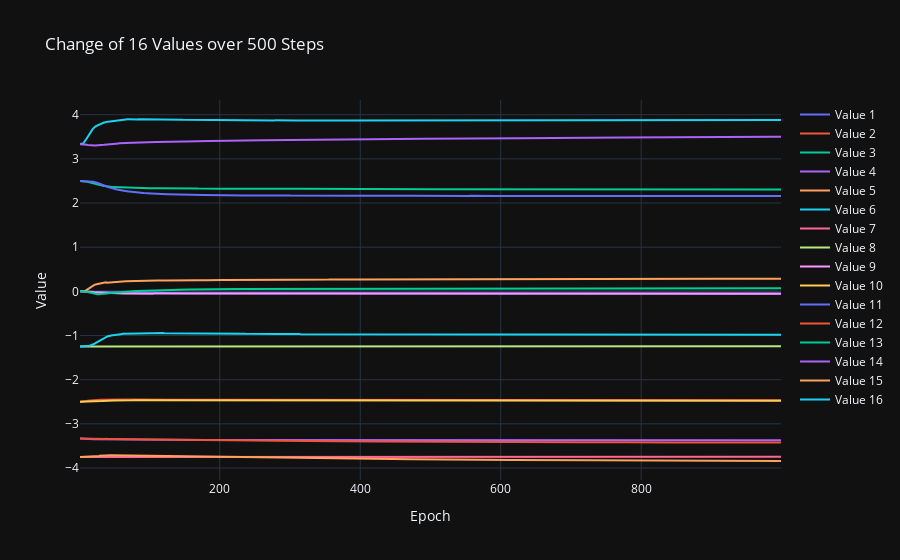

Here is the notebook cell this chart was saved with:
### Markdown cell above
## Mean value

### Code cell
## plotting
import numpy as np
import plotly.graph_objects as go

data = experiment_data_loader.experiment_data['000008']['repetition_data'][1]


means = []
for mean_idx in range(16):
    means.append(data[f"mean{mean_idx}"])

    
data = np.stack(means, axis=1)
print(data.shape)
#data = np.expand_dims(data, axis=1)

# Preparing data for plotting
epochs = np.arange(1, data.shape[0])
traces = []
for i in range(data.shape[1]):
    traces.append(go.Scatter(x=epochs, y=data[:, i], mode='lines', name=f'Value {i+1}'))

# Plotting with Plotly
layout = go.Layout(title='Change of 16 Values over 500 Steps',
                   xaxis=dict(title='Epoch'),
                   yaxis=dict(title='Value'),
                   template='plotly_dark')

fig = go.Figure(data=traces, layout=layout)
fig.show()

### Figure 1 — Plotly figure (JSON) as saved in the notebook; plotly's stock layout.template omitted (floating-point values rounded to 4 significant figures; data arrays with more than 128 entries replaced by an {"elided": "..."} marker saying what was removed)
{"data": [{"mode": "lines", "name": "Value 1", "type": "scatter", "x": {"elided": "999 int values"}, "y": {"elided": "1000 float values"}}, {"mode": "lines", "name": "Value 2", "type": "scatter", "x": {"elided": "999 int values"}, "y": {"elided": "1000 float values"}}, {"mode": "lines", "name": "Value 3", "type": "scatter", "x": {"elided": "999 int values"}, "y": {"elided": "1000 float values"}}, {"mode": "lines", "name": "Value 4", "type": "scatter", "x": {"elided": "999 int values"}, "y": {"elided": "1000 float values"}}, {"mode": "lines", "name": "Value 5", "type": "scatter", "x": {"elided": "999 int values"}, "y": {"elided": "1000 float values"}}, {"mode": "lines", "name": "Value 6", "type": "scatter", "x": {"elided": "999 int values"}, "y": {"elided": "1000 float values"}}, {"mode": "lines", "name": "Value 7", "type": "scatter", "x": {"elided": "999 int values"}, "y": {"elided": "1000 float values"}}, {"mode": "lines", "name": "Value 8", "type": "scatter", "x": {"elided": "999 int values"}, "y": {"elided": "1000 float values"}}, {"mode": "lines", "name": "Value 9", "type": "scatter", "x": {"elided": "999 int values"}, "y": {"elided": "1000 float values"}}, {"mode": "lines", "name": "Value 10", "type": "scatter", "x": {"elided": "999 int values"}, "y": {"elided": "1000 float values"}}, {"mode": "lines", "name": "Value 11", "type": "scatter", "x": {"elided": "999 int values"}, "y": {"elided": "1000 float values"}}, {"mode": "lines", "name": "Value 12", "type": "scatter", "x": {"elided": "999 int values"}, "y": {"elided": "1000 float values"}}, {"mode": "lines", "name": "Value 13", "type": "scatter", "x": {"elided": "999 int values"}, "y": {"elided": "1000 float values"}}, {"mode": "lines", "name": "Value 14", "type": "scatter", "x": {"elided": "999 int values"}, "y": {"elided": "1000 float values"}}, {"mode": "lines", "name": "Value 15", "type": "scatter", "x": {"elided": "999 int values"}, "y": {"elided": "1000 float values"}}, {"mode": "lines", "name": "Value 16", "type": "scatter", "x": {"elided": "999 int values"}, "y": {"elided": "1000 float values"}}], "layout": {"title": {"text": "Change of 16 Values over 500 Steps"}, "xaxis": {"title": {"text": "Epoch"}}, "yaxis": {"title": {"text": "Value"}}}}
